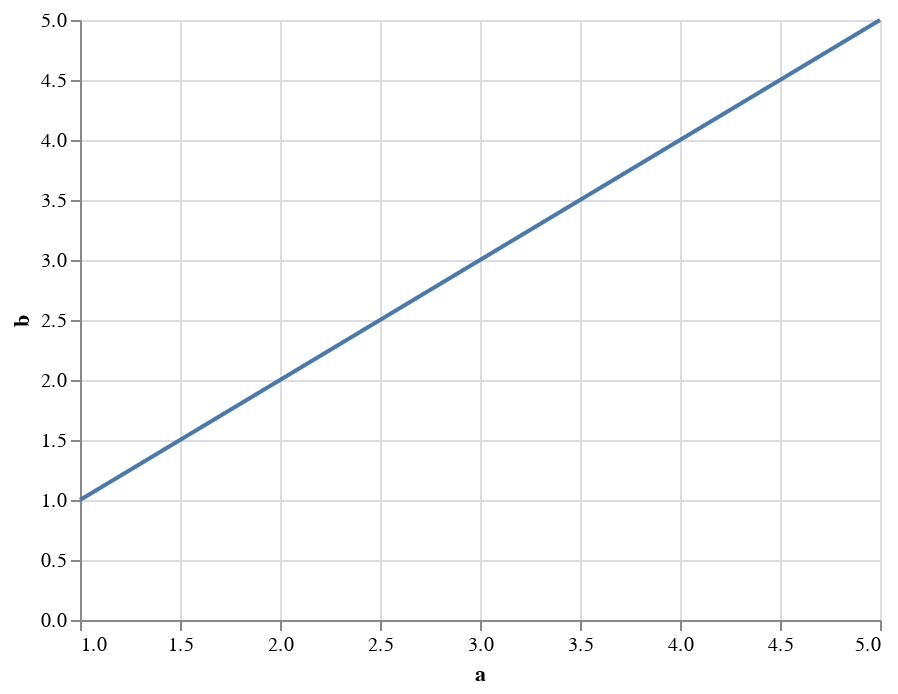

The cell this chart's notebook holds for it:
### Code cell
chart.encode(
x="a",
y="b")

### Figure 1 — Vega-Lite specification as saved in the notebook (floating-point values rounded to 4 significant figures)
{"$schema": "https://vega.github.io/schema/vega-lite/v3.3.0.json", "config": {"mark": {"tooltip": null}, "view": {"height": 300, "width": 400}}, "data": {"name": "data-a9cdcdb143df51bcf35d9696c467db1d"}, "datasets": {"data-a9cdcdb143df51bcf35d9696c467db1d": [{"a": 1, "b": 1}, {"a": 2, "b": 2}, {"a": 3, "b": 3}, {"a": 4, "b": 4}, {"a": 5, "b": 5}]}, "encoding": {"x": {"field": "a", "type": "quantitative"}, "y": {"field": "b", "type": "quantitative"}}, "mark": "line"}
